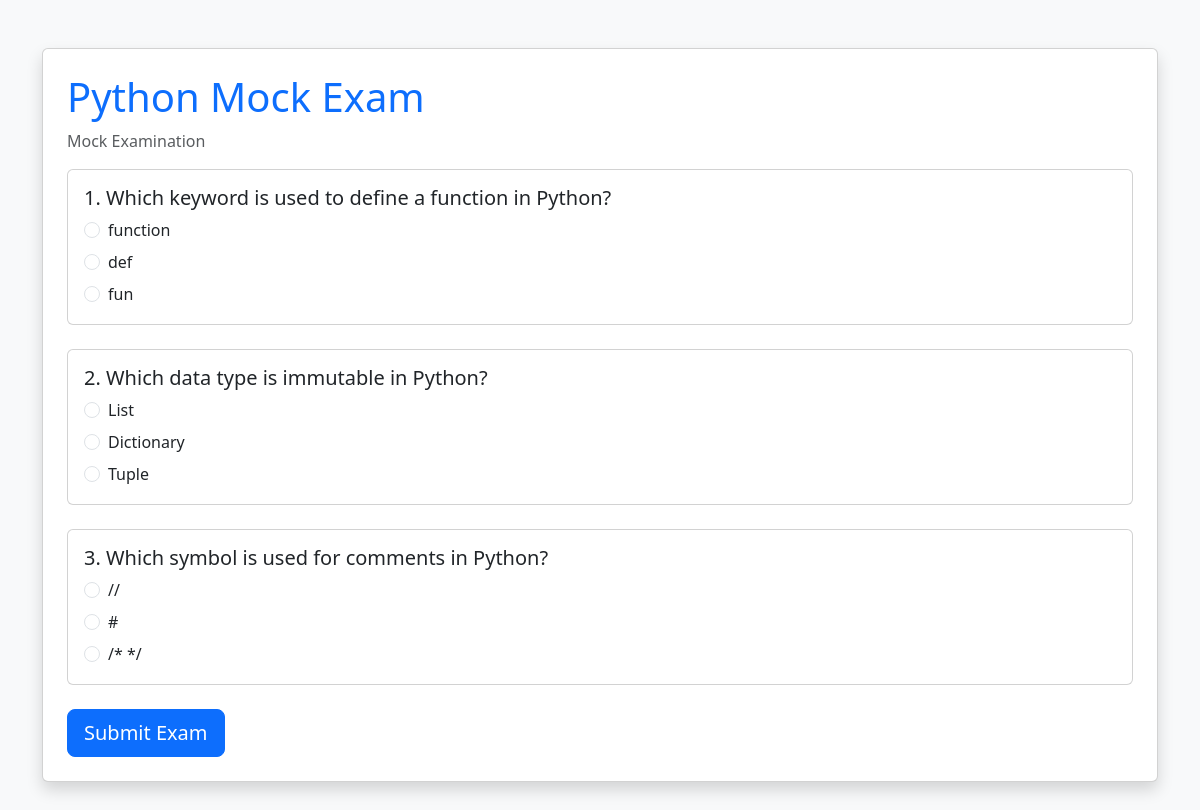
The app's page /exam/1/ with its own data.
### onlinecourseapp/models.py (models this page shows, shortened)
class Lesson(models.Model):
    course = models.ForeignKey(
        Course,
        on_delete=models.CASCADE,
        related_name="lessons"
    )
    title = models.CharField(max_length=200)
    content = models.TextField(blank=True)

class Question(models.Model):
    lesson = models.ForeignKey(
        Lesson,
        on_delete=models.CASCADE,
        related_name="questions"
    )
    question_text = models.CharField(max_length=500)

class Choice(models.Model):
    question = models.ForeignKey(
        Question,
        on_delete=models.CASCADE,
        related_name="choices"
    )
    choice_text = models.CharField(max_length=200)
    is_correct = models.BooleanField(default=False)

### onlinecourseapp/views.py (the view)
def exam(request, lesson_id):
    lesson = get_object_or_404(Lesson, id=lesson_id)
    questions = lesson.questions.all()
    return render(
        request,
        "exam.html",
        {
            "lesson": lesson,
            "questions": questions,
        }
    )

### templates/exam.html (shortened to what this page needs)
<!DOCTYPE html>
<html lang="en">
<head>
    <link
        href="https://cdn.jsdelivr.net/npm/bootstrap@5.3.3/dist/css/bootstrap.min.css"
        rel="stylesheet"
    >
</head>
<body class="bg-light">
<div class="container py-5">
    <div class="card shadow">
        <div class="card-body p-4">
            <h1 class="text-primary mb-2">
                {{ lesson.title }}
            </h1>
            <p class="text-muted">
                Mock Examination
            </p>
            <form method="post" action="{% url 'submit' lesson.id %}">
                {% for question in questions %}
                <div class="card mb-4">
                    <div class="card-body">
                        <h5>
                            {{ forloop.counter }}.
                            {{ question.question_text }}
                        </h5>
                        {% for choice in question.choices.all %}
                        <div class="form-check mt-2">
                            <input
                                class="form-check-input"
                                type="radio"
                                name="question_{{ question.id }}"
                                value="{{ choice.id }}"
                                id="choice{{ choice.id }}"
                                required
                            >
                            <label
                                class="form-check-label"
                                for="choice{{ choice.id }}"
                            >
                                {{ choice.choice_text }}
                            </label>
                        </div>
                        {% endfor %}
                    </div>
                </div>
                {% endfor %}
                <button
                    type="submit"
                    class="btn btn-primary btn-lg"
                >
                    Submit Exam
                </button>
            </form>
        </div>
    </div>
</div>
</body>
</html>

### records on screen
Lesson: title "Python Mock Exam"
Question: question_text "Which keyword is used to define a function in Python?"
Choice: choice_text "function"
Choice: choice_text "def"
Choice: choice_text "fun"
Question: question_text "Which data type is immutable in Python?"
Choice: choice_text "List"
Choice: choice_text "Dictionary"
Choice: choice_text "Tuple"
Question: question_text "Which symbol is used for comments in Python?"
Choice: choice_text "//"
Choice: choice_text "#"
Choice: choice_text "/* */"
